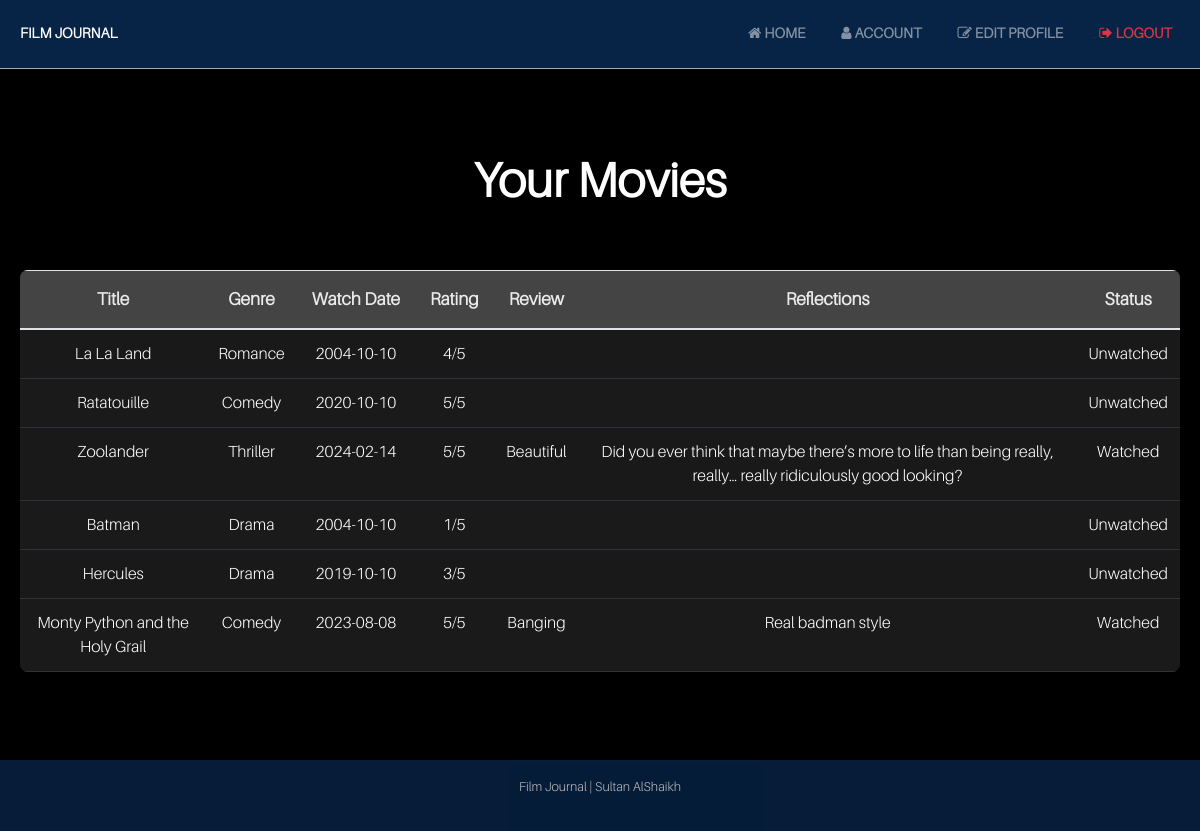
Page /account (signed in) on the earlier database version.
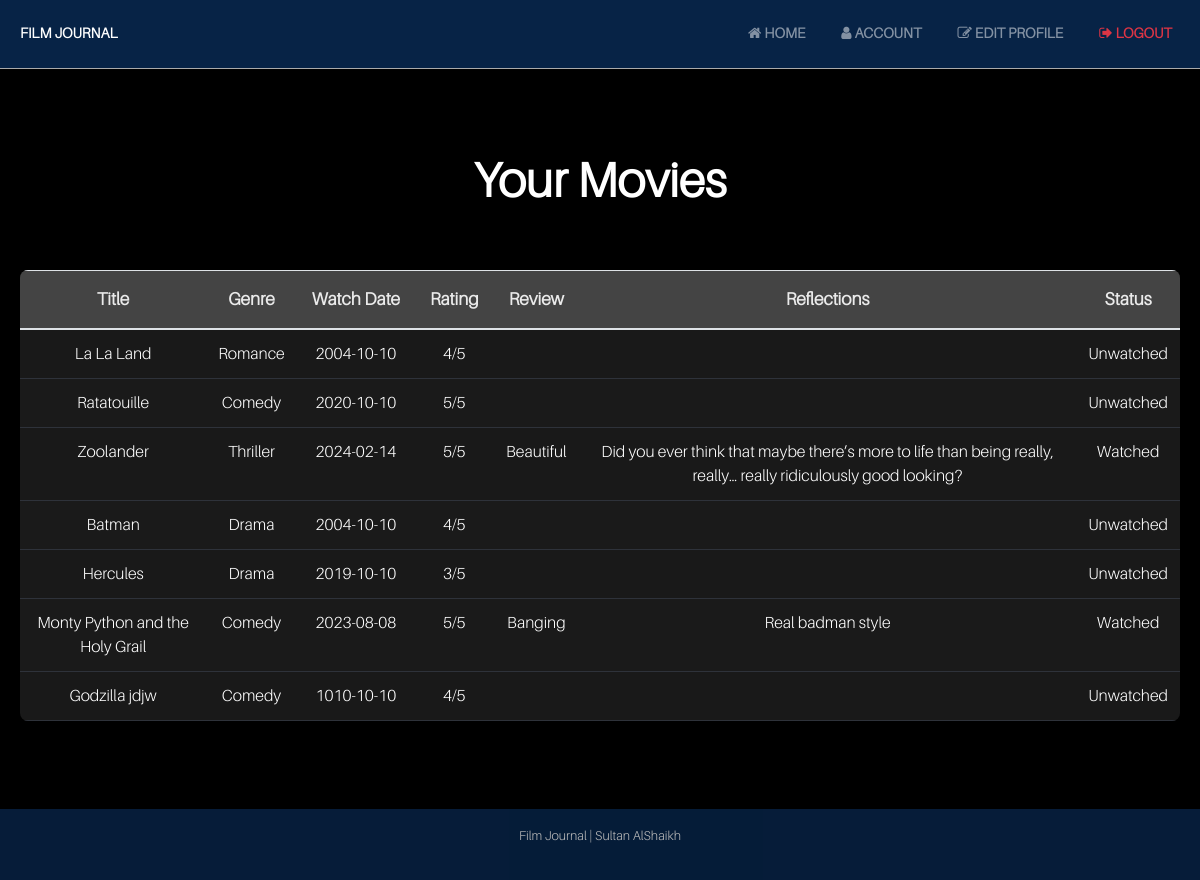
Same page on the later database version.
### app/models.py (models this page shows, shortened)
class Movie(db.Model):
    __tablename__ = 'movie'
    id = db.Column(db.Integer, primary_key=True)
    title = db.Column(db.String(100), nullable=False)
    rating = db.Column(db.Integer, nullable=False)
    watch_date = db.Column(db.Date)
    genre = db.Column(db.String(50))
    review = db.Column(db.String(500))
    reflections = db.Column(db.String(500))
    watched = db.Column(db.Boolean, default=False)
    tmdb_id = db.Column(db.Integer, unique=True, nullable=True)
    poster_url = db.Column(db.String(255), nullable=True)
    user_id = db.Column(db.Integer, db.ForeignKey('user.id'), nullable=False)
    likes = db.relationship('Like', backref='liked_movie', lazy='dynamic')

### app/views.py (the view)
@app.route('/account')
@login_required
def account():
    movies = Movie.query.filter_by(user_id=current_user.id).all()
    return render_template('account.html', movies=movies)

### app/__init__.py (called while the page is built)
@login_manager.user_loader
def load_user(user_id):
    return models.User.query.get(int(user_id))

### app/templates/account.html (shortened to what this page needs)
{% extends "base.html" %}
{% block content %}
<h1>Your Movies</h1>
{% if movies %}
  <div class="table-container">
    <table class="table table-striped">
      <thead>
        <tr>
          <th>Title</th>
          <th>Genre</th>
          <th>Watch Date</th>
          <th>Rating</th>
          <th>Review</th>
          <th>Reflections</th>
          <th>Status</th>
        </tr>
      </thead>
      <tbody>
        {% for movie in movies %}
        <tr>
          <td>{{ movie.title }}</td>
          <td>{{ movie.genre }}</td>
          <td>{{ movie.watch_date.strftime('%Y-%m-%d') if movie.watch_date else 'N/A' }}</td>
          <td>{{ movie.rating }}/5</td>
          <td>{{ movie.review }}</td>
          <td>{{ movie.reflections }}</td>
          <td>{{ 'Watched' if movie.watched else 'Unwatched' }}</td>
        </tr>
        {% endfor %}
      </tbody>
    </table>
  </div>
{% else %}
  <p>You have no movies logged yet.</p>
{% endif %}
{% endblock %}

### app/templates/base.html (shortened to what this page needs)
<!DOCTYPE html>
<html lang="en">
<head>
  <link rel="stylesheet" href="https://cdn.jsdelivr.net/npm/bootstrap@4.5.3/dist/css/bootstrap.min.css">
  <link rel="stylesheet" href="{{ url_for('static', filename='styles.css') }}">
  <link rel="stylesheet" href="https://cdnjs.cloudflare.com/ajax/libs/font-awesome/4.7.0/css/font-awesome.min.css">
</head>
<body>
  <nav class="navbar navbar-expand-lg navbar-dark" style="background-color: rgba(26, 115, 232, 0.3);">
    <a class="navbar-brand font-weight-bold" href="{{ url_for('landing_page') }}">Film Journal</a>
    <div class="collapse navbar-collapse" id="navbarNav">
      <ul class="navbar-nav ml-auto">
        {% if current_user.is_authenticated %}
        <li class="nav-item">
          <a class="nav-link" href="{{ url_for('home') }}">
            <i class="fa fa-home"></i> Home
          </a>
        </li>
          <li class="nav-item">
            <a class="nav-link" href="{{ url_for('account') }}">
              <i class="fa fa-user"></i> Account
            </a>
          </li>
          <li class="nav-item">
            <a class="nav-link" href="{{ url_for('edit_profile') }}">
              <i class="fa fa-edit"></i> Edit Profile
            </a>
          </li>
          <li class="nav-item">
            <a class="nav-link text-danger font-weight-bold" href="{{ url_for('logout') }}">
              <i class="fa fa-sign-out"></i> Logout
            </a>
          </li>
        {% endif %}
      </ul>
    </div>
  </nav>
  <div class="container mt-4">
    {% block content %}{% endblock %}
  </div>
  <footer class="text-white text-center py-3 mt-5" style="background-color: rgba(26, 115, 232, 0.3);">
    <p>Film Journal | Sultan AlShaikh</p>
  </footer>
</body>
</html>

### app/static/styles.css (style rules this page uses)
:root { --primary-color: #000000; --secondary-color: #FFFFFF; --highlight-color: #1A73E8; --card-background: #1A1A1A; --text-color: #EAEAEA; --button-hover: #0056b3; --shadow-color: rgba(0, 0, 0, 0.5); --gold-color: #FFD700; --gray-star: #ccc; }
body { font-family: 'Aileron Light', Arial, sans-serif; background-color: var(--primary-color); color: var(--text-color); margin: 0; padding: 0; line-height: 1.5; }
h1 { font-family: 'Aileron Light', Arial, sans-serif; font-size: 3rem; font-weight: 700; color: var(--secondary-color); text-align: center; margin: 40px 0; }
p { font-family: 'Aileron Light', Arial, sans-serif; color: var(--text-color); line-height: 1.8; text-align: center; }
footer { text-align: center; margin-top: 20px; color: var(--text-color); font-size: 0.8rem; opacity: 0.8; }
.navbar { background-color: var(--primary-color); border-bottom: 1px solid #aaaaaa; padding: 15px 0; padding-left: 20px; }
.navbar a { color: var(--secondary-color); font-weight: bold; margin-right: 20px; text-transform: uppercase; transition: color 0.3s ease; font-size: 0.9rem; }
.table { background-color: var(--card-background); border-radius: 8px; box-shadow: 0 8px 16px var(--shadow-color); overflow: hidden; margin: 20px 0; width: 100%; }
.table th { background-color: #444444; color: var(--text-color); text-align: center; padding: 15px; white-space: nowrap; font-weight: 600; font-size: 1.1rem; }
.table td { text-align: center; padding: 12px; color: var(--secondary-color); border-bottom: 1px solid #2E323A; }
.table-container { overflow-x: auto; -webkit-overflow-scrolling: touch; }
.table-container .table { width: 100%; }
.container { max-width: 1200px; padding: 20px; display: flex; flex-direction: column; align-items: center; justify-content: center; }

Differences in the rows shown:
changed Movie "Batman": rating "1" → "4"
added Movie: title "Godzilla jdjw", genre "Comedy", watch_date "1010-10-10", rating "4", watched "Unwatched"
